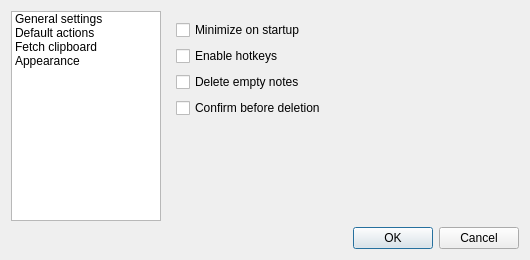
<?xml version="1.0" encoding="UTF-8"?>
<ui version="4.0">
 <class>Dialog</class>
 <widget class="QDialog" name="Dialog">
  <property name="geometry">
   <rect>
    <x>0</x>
    <y>0</y>
    <width>530</width>
    <height>260</height>
   </rect>
  </property>
  <property name="windowTitle">
   <string>Preferences</string>
  </property>
  <layout class="QGridLayout" name="gridLayout_2">
   <item row="0" column="0">
    <layout class="QGridLayout" name="gridLayout">
     <item row="0" column="0" colspan="2">
      <widget class="QListWidget" name="listWidget">
       <property name="maximumSize">
        <size>
         <width>150</width>
         <height>16777215</height>
        </size>
       </property>
       <property name="focusPolicy">
        <enum>Qt::StrongFocus</enum>
       </property>
       <item>
        <property name="text">
         <string>General settings</string>
        </property>
       </item>
       <item>
        <property name="text">
         <string>Default actions</string>
        </property>
       </item>
       <item>
        <property name="text">
         <string>Fetch clipboard</string>
        </property>
       </item>
       <item>
        <property name="text">
         <string>Appearance</string>
        </property>
       </item>
      </widget>
     </item>
     <item row="1" column="0" colspan="3">
      <widget class="QDialogButtonBox" name="buttonBox">
       <property name="orientation">
        <enum>Qt::Horizontal</enum>
       </property>
       <property name="standardButtons">
        <set>QDialogButtonBox::Cancel|QDialogButtonBox::Ok</set>
       </property>
      </widget>
     </item>
     <item row="0" column="2">
      <widget class="QStackedWidget" name="stackedWidget">
       <property name="currentIndex">
        <number>0</number>
       </property>
       <widget class="QWidget" name="page">
        <layout class="QGridLayout" name="gridLayout_3">
         <item row="1" column="0">
          <widget class="QCheckBox" name="hotkeysBox">
           <property name="text">
            <string>Enable hotkeys</string>
           </property>
          </widget>
         </item>
         <item row="0" column="0">
          <widget class="QCheckBox" name="minimizeBox">
           <property name="text">
            <string>Minimize on startup</string>
           </property>
          </widget>
         </item>
         <item row="3" column="0">
          <widget class="QCheckBox" name="safeDeleteBox">
           <property name="text">
            <string>Confirm before deletion</string>
           </property>
          </widget>
         </item>
         <item row="2" column="0">
          <widget class="QCheckBox" name="deleteEmptyNotesBox">
           <property name="text">
            <string>Delete empty notes</string>
           </property>
          </widget>
         </item>
         <item row="4" column="0">
          <spacer name="verticalSpacer_4">
           <property name="orientation">
            <enum>Qt::Vertical</enum>
           </property>
           <property name="sizeHint" stdset="0">
            <size>
             <width>20</width>
             <height>40</height>
            </size>
           </property>
          </spacer>
         </item>
        </layout>
       </widget>
       <widget class="QWidget" name="page_2">
        <layout class="QGridLayout" name="gridLayout_4">
         <item row="0" column="0">
          <widget class="QLabel" name="label">
           <property name="maximumSize">
            <size>
             <width>135</width>
             <height>16777215</height>
            </size>
           </property>
           <property name="text">
            <string>Left click action</string>
           </property>
          </widget>
         </item>
         <item row="0" column="1">
          <widget class="QComboBox" name="leftClickCombo"/>
         </item>
         <item row="3" column="0">
          <widget class="QLabel" name="label_2">
           <property name="text">
            <string>Middle click action</string>
           </property>
          </widget>
         </item>
         <item row="3" column="1">
          <widget class="QComboBox" name="middleClickCombo"/>
         </item>
         <item row="6" column="0">
          <widget class="QLabel" name="label_3">
           <property name="text">
            <string>Startup action</string>
           </property>
          </widget>
         </item>
         <item row="6" column="1">
          <widget class="QComboBox" name="startupCombo"/>
         </item>
         <item row="8" column="0">
          <spacer name="verticalSpacer">
           <property name="orientation">
            <enum>Qt::Vertical</enum>
           </property>
           <property name="sizeHint" stdset="0">
            <size>
             <width>20</width>
             <height>94</height>
            </size>
           </property>
          </spacer>
         </item>
         <item row="7" column="0">
          <widget class="QLabel" name="cmdStartupLabel">
           <property name="text">
            <string>Command:</string>
           </property>
          </widget>
         </item>
         <item row="1" column="0">
          <widget class="QLabel" name="cmdLeftLabel">
           <property name="text">
            <string>Command:</string>
           </property>
          </widget>
         </item>
         <item row="4" column="1">
          <widget class="QLineEdit" name="cmdMiddleText"/>
         </item>
         <item row="1" column="1">
          <widget class="QLineEdit" name="cmdLeftText"/>
         </item>
         <item row="4" column="0">
          <widget class="QLabel" name="cmdMiddleLabel">
           <property name="text">
            <string>Command:</string>
           </property>
          </widget>
         </item>
         <item row="7" column="1">
          <widget class="QLineEdit" name="cmdStartupText"/>
         </item>
         <item row="2" column="0" colspan="2">
          <widget class="Line" name="cmdLeftLine">
           <property name="orientation">
            <enum>Qt::Horizontal</enum>
           </property>
          </widget>
         </item>
         <item row="5" column="0" colspan="2">
          <widget class="Line" name="cmdMiddleLine">
           <property name="orientation">
            <enum>Qt::Horizontal</enum>
           </property>
          </widget>
         </item>
        </layout>
       </widget>
       <widget class="QWidget" name="page_3">
        <layout class="QGridLayout" name="gridLayout_5">
         <item row="4" column="0">
          <widget class="QCheckBox" name="fetchClearBox">
           <property name="text">
            <string>Clear clipboard after fetch</string>
           </property>
          </widget>
         </item>
         <item row="3" column="0">
          <widget class="QCheckBox" name="fetchTxtBox">
           <property name="text">
            <string>Fetch text from file (*.txt)</string>
           </property>
          </widget>
         </item>
         <item row="6" column="0">
          <spacer name="verticalSpacer_2">
           <property name="orientation">
            <enum>Qt::Vertical</enum>
           </property>
           <property name="sizeHint" stdset="0">
            <size>
             <width>20</width>
             <height>40</height>
            </size>
           </property>
          </spacer>
         </item>
         <item row="2" column="0">
          <widget class="QCheckBox" name="fetchFileBox">
           <property name="text">
            <string>Fetch image from file</string>
           </property>
          </widget>
         </item>
         <item row="1" column="0">
          <widget class="QCheckBox" name="fetchUrlBox">
           <property name="text">
            <string>Fetch image from URL</string>
           </property>
          </widget>
         </item>
         <item row="5" column="0">
          <widget class="QCheckBox" name="fetchIconBox">
           <property name="text">
            <string>Show fetch icon in context menu</string>
           </property>
          </widget>
         </item>
        </layout>
       </widget>
       <widget class="QWidget" name="page_4">
        <layout class="QGridLayout" name="gridLayout_6">
         <item row="2" column="0">
          <widget class="QLabel" name="label_4">
           <property name="text">
            <string>Default name (text)</string>
           </property>
          </widget>
         </item>
         <item row="0" column="0" colspan="2">
          <widget class="QCheckBox" name="framelessBox">
           <property name="text">
            <string>Replace native window frame (frameless)</string>
           </property>
          </widget>
         </item>
         <item row="2" column="1">
          <widget class="QLineEdit" name="defaultNameTxtText"/>
         </item>
         <item row="3" column="0">
          <widget class="QLabel" name="label_5">
           <property name="text">
            <string>Default name (image)</string>
           </property>
          </widget>
         </item>
         <item row="3" column="1">
          <widget class="QLineEdit" name="defaultNameImgText"/>
         </item>
         <item row="1" column="0">
          <spacer name="verticalSpacer_3">
           <property name="orientation">
            <enum>Qt::Vertical</enum>
           </property>
           <property name="sizeHint" stdset="0">
            <size>
             <width>20</width>
             <height>40</height>
            </size>
           </property>
          </spacer>
         </item>
        </layout>
       </widget>
      </widget>
     </item>
    </layout>
   </item>
  </layout>
 </widget>
 <resources/>
 <connections>
  <connection>
   <sender>buttonBox</sender>
   <signal>accepted()</signal>
   <receiver>Dialog</receiver>
   <slot>accept()</slot>
   <hints>
    <hint type="sourcelabel">
     <x>248</x>
     <y>254</y>
    </hint>
    <hint type="destinationlabel">
     <x>157</x>
     <y>274</y>
    </hint>
   </hints>
  </connection>
  <connection>
   <sender>buttonBox</sender>
   <signal>rejected()</signal>
   <receiver>Dialog</receiver>
   <slot>reject()</slot>
   <hints>
    <hint type="sourcelabel">
     <x>316</x>
     <y>260</y>
    </hint>
    <hint type="destinationlabel">
     <x>286</x>
     <y>274</y>
    </hint>
   </hints>
  </connection>
 </connections>
</ui>
